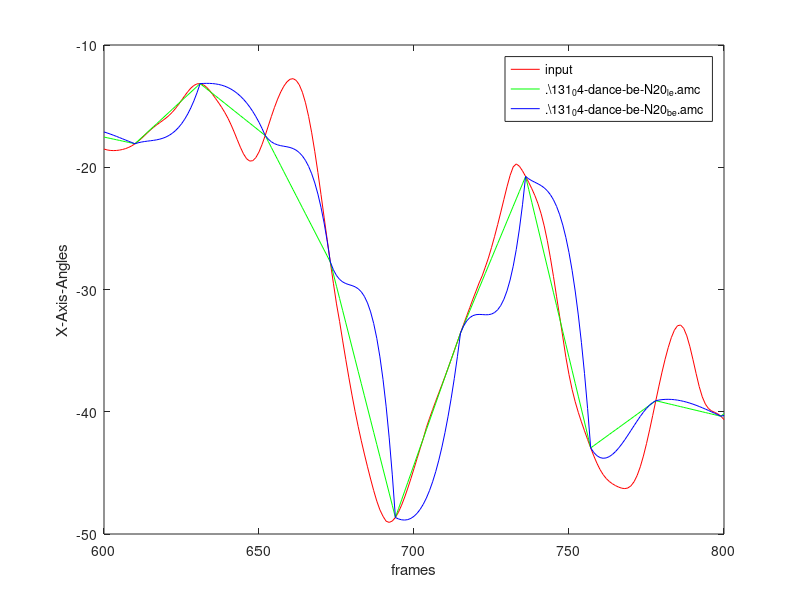

The MATLAB script that drew this image:
x = [600 601 602 603 604 605 606 607 608 609 610 611 612 613 614 615 616 617 618 619 620 621 622 623 624 625 626 627 628 629 630 631 632 633 634 635 636 637 638 639 640 641 642 643 644 645 646 647 648 649 650 651 652 653 654 655 656 657 658 659 660 661 662 663 664 665 666 667 668 669 670 671 672 673 674 675 676 677 678 679 680 681 682 683 684 685 686 687 688 689 690 691 692 693 694 695 696 697 698 699 700 701 702 703 704 705 706 707 708 709 710 711 712 713 714 715 716 717 718 719 720 721 722 723 724 725 726 727 728 729 730 731 732 733 734 735 736 737 738 739 740 741 742 743 744 745 746 747 748 749 750 751 752 753 754 755 756 757 758 759 760 761 762 763 764 765 766 767 768 769 770 771 772 773 774 775 776 777 778 779 780 781 782 783 784 785 786 787 788 789 790 791 792 793 794 795 796 797 798 799 800 ];
y = [-18.5098 -18.5822 -18.6236 -18.6372 -18.627 -18.5958 -18.5446 -18.4709 -18.3712 -18.2409 -18.0777 -17.8818 -17.6594 -17.4206 -17.1783 -16.9443 -16.7275 -16.5296 -16.3459 -16.1656 -15.9745 -15.7581 -15.5055 -15.2127 -14.883 -14.5282 -14.1679 -13.8265 -13.5317 -13.309 -13.1798 -13.1574 -13.2442 -13.4318 -13.7011 -14.0262 -14.3798 -14.7374 -15.1177 -15.5324 -15.9994 -16.5315 -17.1248 -17.7526 -18.3663 -18.9052 -19.3038 -19.4954 -19.4618 -19.2049 -18.7471 -18.1288 -17.4017 -16.6214 -15.8383 -15.0999 -14.4296 -13.849 -13.3734 -13.0183 -12.803 -12.7526 -12.8959 -13.2611 -13.867 -14.7282 -15.8387 -17.1801 -18.7221 -20.4264 -22.2319 -24.0846 -25.9355 -27.7472 -29.4917 -31.1772 -32.6211 -34.2029 -35.7392 -37.2228 -38.6408 -39.9753 -41.2183 -42.375 -43.4629 -44.502 -45.5016 -46.4501 -47.3111 -48.0233 -48.5526 -48.9526 -49.0508 -48.9381 -48.6496 -48.2059 -47.639 -46.9781 -46.2469 -45.4651 -44.65 -43.8175 -42.9929 -42.1825 -41.283 -40.538 -39.8261 -39.138 -38.4664 -37.7973 -37.1197 -36.426 -35.7161 -34.9956 -34.2732 -33.5571 -32.8528 -32.1609 -31.4761 -30.7896 -30.1323 -29.4642 -28.8811 -28.1668 -27.4227 -26.5645 -25.6506 -24.6832 -23.6694 -22.6267 -21.5963 -20.6687 -19.9695 -19.7276 -19.9196 -20.2948 -20.753 -21.2392 -21.7523 -22.3207 -22.9872 -23.7988 -24.7957 -26.0011 -27.4112 -28.9459 -30.5948 -32.2229 -33.8861 -35.5546 -36.9621 -38.1764 -39.1835 -40.0512 -40.8286 -41.5585 -42.2666 -42.9564 -43.6124 -44.209 -44.7216 -45.1372 -45.4598 -45.7037 -45.8908 -46.0408 -46.1632 -46.2521 -46.2864 -46.2336 -46.056 -45.7192 -45.2023 -44.4994 -43.6245 -42.6069 -41.4856 -40.3025 -39.0971 -37.9058 -36.7625 -35.7024 -34.7552 -33.9398 -33.3244 -32.9625 -32.9052 -33.1815 -33.7892 -34.6775 -35.7456 -36.872 -37.9382 -38.7855 -39.379 -39.7375 -39.9323 -40.0489 -40.1739 -40.3668 -40.6427 ];
y1 = [-17.5307 -17.5854 -17.6401 -17.6948 -17.7495 -17.8042 -17.8589 -17.9136 -17.9683 -18.023 -18.0777 -17.8434 -17.6091 -17.3748 -17.1405 -16.9062 -16.6719 -16.4376 -16.2033 -15.969 -15.7347 -15.5004 -15.2661 -15.0318 -14.7975 -14.5632 -14.3289 -14.0946 -13.8603 -13.626 -13.3917 -13.1574 -13.3595 -13.5616 -13.7637 -13.9658 -14.1679 -14.3701 -14.5722 -14.7743 -14.9764 -15.1785 -15.3806 -15.5827 -15.7848 -15.9869 -16.189 -16.3912 -16.5933 -16.7954 -16.9975 -17.1996 -17.4017 -17.8943 -18.387 -18.8796 -19.3723 -19.8649 -20.3576 -20.8502 -21.3428 -21.8355 -22.3281 -22.8208 -23.3134 -23.8061 -24.2987 -24.7913 -25.284 -25.7766 -26.2693 -26.7619 -27.2546 -27.7472 -28.7426 -29.7379 -30.7333 -31.7286 -32.724 -33.7193 -34.7147 -35.71 -36.7054 -37.7007 -38.6961 -39.6914 -40.6868 -41.6821 -42.6775 -43.6728 -44.6682 -45.6635 -46.6589 -47.6542 -48.6496 -47.9309 -47.2122 -46.4935 -45.7748 -45.0561 -44.3375 -43.6188 -42.9001 -42.1814 -41.4627 -40.744 -40.0253 -39.3066 -38.5879 -37.8692 -37.1506 -36.4319 -35.7132 -34.9945 -34.2758 -33.5571 -32.9474 -32.3377 -31.7279 -31.1182 -30.5085 -29.8988 -29.2891 -28.6793 -28.0696 -27.4599 -26.8502 -26.2405 -25.6308 -25.021 -24.4113 -23.8016 -23.1919 -22.5822 -21.9724 -21.3627 -20.753 -21.8103 -22.8676 -23.9249 -24.9822 -26.0395 -27.0968 -28.1541 -29.2114 -30.2687 -31.326 -32.3834 -33.4407 -34.498 -35.5553 -36.6126 -37.6699 -38.7272 -39.7845 -40.8418 -41.8991 -42.9564 -42.7726 -42.5888 -42.4051 -42.2213 -42.0375 -41.8537 -41.67 -41.4862 -41.3024 -41.1186 -40.9349 -40.7511 -40.5673 -40.3835 -40.1998 -40.016 -39.8322 -39.6484 -39.4647 -39.2809 -39.0971 -39.1576 -39.218 -39.2785 -39.3389 -39.3994 -39.4599 -39.5203 -39.5808 -39.6413 -39.7017 -39.7622 -39.8226 -39.8831 -39.9436 -40.004 -40.0645 -40.125 -40.1854 -40.2459 -40.3063 -40.3668 -40.1499 ];
y2 = [-17.1111 -17.1935 -17.2821 -17.3756 -17.4731 -17.5734 -17.6754 -17.7779 -17.8799 -17.9802 -18.0777 -17.9998 -17.9419 -17.8984 -17.8637 -17.8321 -17.798 -17.7558 -17.6998 -17.6244 -17.524 -17.3929 -17.2256 -17.0163 -16.7595 -16.4495 -16.0807 -15.6475 -15.1441 -14.5651 -13.9047 -13.1574 -13.144 -13.1375 -13.1402 -13.1545 -13.1826 -13.2268 -13.2896 -13.3731 -13.4797 -13.6117 -13.7714 -13.9612 -14.1833 -14.44 -14.7337 -15.0667 -15.4413 -15.8598 -16.3244 -16.8377 -17.4017 -17.7021 -17.9195 -18.0699 -18.1695 -18.2345 -18.281 -18.3252 -18.3833 -18.4713 -18.6055 -18.8019 -19.0768 -19.4464 -19.9267 -20.5339 -21.2842 -22.1937 -23.2786 -24.5551 -26.0392 -27.7472 -28.3905 -28.8551 -29.1747 -29.383 -29.514 -29.6012 -29.6787 -29.7801 -29.9392 -30.1898 -30.5657 -31.1007 -31.8286 -32.7832 -33.9982 -35.5074 -37.3446 -39.5437 -42.1384 -45.1624 -48.6496 -48.7672 -48.8392 -48.8597 -48.8226 -48.7219 -48.5517 -48.3058 -47.9783 -47.5632 -47.0544 -46.446 -45.7319 -44.9061 -43.9626 -42.8953 -41.6984 -40.3657 -38.8912 -37.269 -35.4929 -33.5571 -32.9834 -32.5731 -32.2998 -32.1372 -32.0589 -32.0385 -32.0497 -32.066 -32.0612 -32.0088 -31.8826 -31.656 -31.3028 -30.7965 -30.1109 -29.2194 -28.0959 -26.7138 -25.0469 -23.0688 -20.753 -20.9482 -21.1 -21.2288 -21.355 -21.4993 -21.6819 -21.9235 -22.2444 -22.6652 -23.2063 -23.8883 -24.7315 -25.7565 -26.9837 -28.4336 -30.1267 -32.0834 -34.3243 -36.8697 -39.7403 -42.9564 -43.3323 -43.5929 -43.7474 -43.8052 -43.7759 -43.6686 -43.4929 -43.258 -42.9735 -42.6486 -42.2928 -41.9154 -41.5258 -41.1335 -40.7477 -40.3779 -40.0335 -39.7238 -39.4583 -39.2462 -39.0971 -39.0441 -39.0079 -38.9876 -38.9823 -38.9912 -39.0135 -39.0482 -39.0946 -39.1517 -39.2188 -39.295 -39.3793 -39.471 -39.5692 -39.6731 -39.7817 -39.8943 -40.0099 -40.1278 -40.247 -40.3668 -40.2989 ];
plot(x,y,'r',x,y1,'g',x,y2,'b')
xlabel('frames')
ylabel('X-Axis-Angles')
legend('input','.\131_04-dance-be-N20_l_e.amc','.\131_04-dance-be-N20_b_e.amc')
